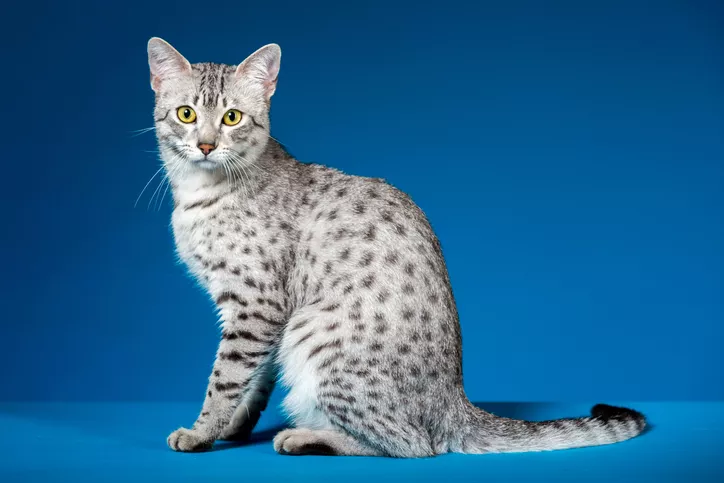
#> input picture sample.jpg, 724 x 483 px
$ python client_infer.py
#> lines starting #> are read from the running program, lines starting #| are printed output that depends on the picture
import numpy as np
from PIL import Image
import tritonclient.http as httpclient
from tritonclient.utils import np_to_triton_dtype
import json


def load_image(image_path: str) -> np.ndarray:
    """
    Load and preprocess an image for ResNet50 inference.
    - Resize to 224x224
    - Normalize to [0,1]
    - Convert HWC to NCHW
    - Add batch dimension
    """
#> called with image_path = 'sample.jpg'
    image = Image.open(image_path).convert("RGB")
#> image is the input picture: PIL image 724x483 RGB; mean R, G, B 42.4, 104.4, 146.4
    image = image.resize((224, 224))
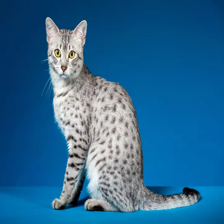
#> image: PIL image 224x224 RGB; mean R, G, B 42.4, 104.4, 146.4
    image_np = np.array(image).astype(np.float32) / 255.0
    image_np = image_np.transpose((2, 0, 1))  # HWC → CHW
    image_np = np.expand_dims(image_np, axis=0)  # Add batch dim
    return image_np


def load_class_labels(json_path: str) -> dict:
    """
    Load ImageNet class index mapping from JSON.
    Returns a dict mapping class IDs to readable labels.
    """
    with open(json_path, "r") as f:
        index = json.load(f)
    return {int(k): v[1] for k, v in index.items()}


def run_inference(image_np: np.ndarray) -> int:
    """
    Send a preprocessed image to the Triton server and return predicted class index.
    """
#> (the run stopped early here; a loop or call above may not have finished)
